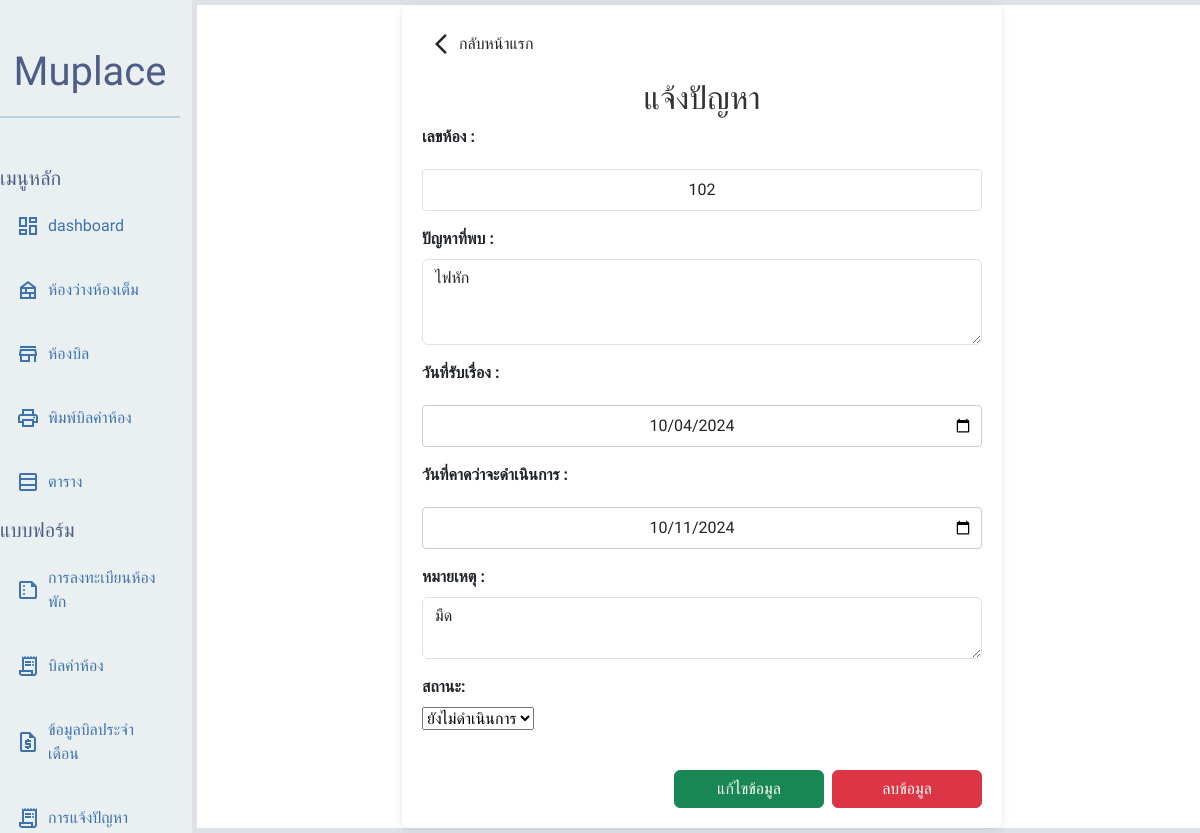
/editproblemTable.php?room_number=102, run on the app's committed database.
### tables this page shows
CREATE TABLE `reported_issues` (
  `id` int(11) NOT NULL,
  `room_number` varchar(10) NOT NULL,
  `problem_description` text NOT NULL,
  `report_date` date NOT NULL,
  `estimated_resolution_date` date DEFAULT NULL,
  `notes` text DEFAULT NULL,
  `status` enum('ยังไม่ดำเนินการ','กำลังดำเนินการ','เสร็จสิ้น') NOT NULL DEFAULT 'ยังไม่ดำเนินการ'
);

### editproblemTable.php (the view, shortened to what this page needs)
<?php require 'dbconnection.php'; ?>
<!DOCTYPE html>
<html lang="en">
<head>
    <link
        href="https://cdn.jsdelivr.net/npm/bootstrap@5.3.3/dist/css/bootstrap.min.css"
        rel="stylesheet"
 />
</head>
<body class="p-0">
    <section class="row">
        <?php include("aside.php"); ?>
        <main class="col-9 col-xl-10 bg-white border border-5">
            <?php
            if (isset($_GET['room_number'])) {
                $room_number = $_GET['room_number'];
                $sql = "SELECT * FROM reported_issues WHERE room_number = '$room_number'";
                $result = $conn->query($sql);
                if ($result->num_rows > 0) {
                    $row = $result->fetch_assoc();
            ?>
                    <div class="form-container">
                        <a href="/problemTable.php" class="btn d-flex align-items-center fw-medium  text-decoration-none " style="width: 150px;"><span class="material-symbols-outlined ">arrow_back_ios</span>กลับหน้าแรก</a>
                        <h2 class="mt-3 mb-2">แจ้งปัญหา</h2>
                        <form action="/updateproblem.php" method="post">
                            <div class="mb-3">
                                <label for="room_number" class="form-label">เลขห้อง :</label>
                                <input type="text" readonly class="form-control-plaintext border border-custom " id="room_number" name="room_number" value="<?php echo $row["room_number"] ?>">
                            </div>
                            <div class="mb-3">
                                <label for="problem_description" class="form-label">ปัญหาที่พบ :</label>
                                <textarea class="form-control" id="problem_description" name="problem_description" rows="3"><?php echo htmlspecialchars($row['problem_description']); ?></textarea>
                            </div>
                            <div class=" mb-3">
                                <label for="report_date" class="form-label">วันที่รับเรื่อง :</label>
                                <input type="date" class="form-control" id="report_date" name="report_date" value="<?php echo $row["report_date"] ?>">
                            </div>
                            <div class="mb-3">
                                <label for="estimated_resolution_date" class="form-label">วันที่คาดว่าจะดำเนินการ :</label>
                                <input type="date" class="form-control" id="estimated_resolution_date" name="estimated_resolution_date" value="<?php echo $row["estimated_resolution_date"] ?>">
                            </div>
                            <div class="mb-3">
                                <label for="notes" class="form-label">หมายเหตุ :</label>
                                <textarea class="form-control" id="notes" name="notes" rows="2"><?php echo htmlspecialchars($row['notes']); ?></textarea>
                            </div>
                            <label for="status">สถานะ:</label>
                            <select name="status" class="mb-4" required>
                                <option value="ยังไม่ดำเนินการ" <?= $row['status'] == 'ยังไม่ดำเนินการ' ? 'selected' : ''; ?>>ยังไม่ดำเนินการ</option>
                            </select>
                            <div class="d-flex justify-content-end mt-3">
                                <button type="submit" class="btn btn-success me-2" style="width: 150px;">แก้ไขข้อมูล</button>
                                <a href="deleteproblem.php?room_number=<?php echo $row["room_number"] ?>" class="btn btn-danger" style="width: 150px;" onclick="return confirm('คุณต้องการลบข้อมูลหรือไม่')">ลบข้อมูล</a>
                            </div>
                        </form>
                    </div>
            <?php } else {
                    echo "ไม่พบข้อมูลที่ต้องการแก้ไข";
                }
            } else {
                echo "ไม่มี room_number ที่ระบุใน URL";
            }
            ?>
        </main>
    </section>

### style.css (style rules this page uses)
* { margin: 0; padding: 0; box-sizing: border-box; font-family: "Prompt", sans-serif; font-style: normal; }
body { padding: 0; margin: 0; }
.material-symbols-outlined { font-variation-settings: "FILL" 0, "wght" 400, "GRAD" 0, "opsz" 24; }
body { font-family: Arial, sans-serif; background-color: #f4f4f4; margin: 0; padding: 20px; }
.form-container { max-width: 600px; margin: auto; background-color: #fff; padding: 20px; box-shadow: 0 2px 10px rgba(0, 0, 0, 0.1); border-radius: 8px; }
h2 { text-align: center; color: #333; }
label { display: block; margin-bottom: 8px; font-weight: bold; }
input[type="text"], input[type="number"], input[type="date"] { width: 100%; padding: 8px; margin-bottom: 15px; border: 1px solid #ccc; border-radius: 4px; }
.border-custom { border: 1px solid #4e5d88; }
input { margin-top: 20px; padding: 10px; font-size: 16px; width: 50%; text-align: center; }

### editproblemTable.php (style rules this page uses)
.border-custom { border: 1px solid #4e5d88; }

### data on the page
reported_issues: room_number "102", problem_description "ไฟหัก", report_date "10/04/2024", estimated_resolution_date "10/11/2024", notes "มืด", status "ยังไม่ดำเนินการ"
